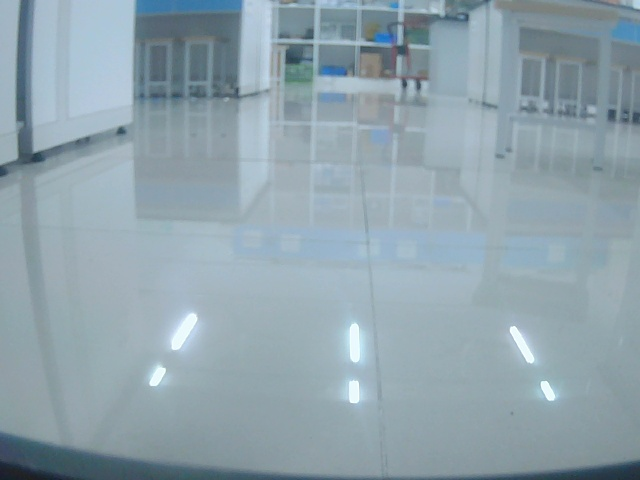
#> input picture main/camera_calibration/captures/camera_reference.jpg, 640 x 480 px, given in place of the camera
$ python bluelab.py
#> lines starting #> are read from the running program, lines starting #| are printed output that depends on the picture; after the words box and inside, x2 and y2 are one past the last pixel; in counts of white or black regions, pixels touching at a corner belong together
# ...existing code...
import cv2
import numpy as np

camera_id = 0
width = 320
height = 240
fps = 120

cap = cv2.VideoCapture(camera_id)
cap.set(cv2.CAP_PROP_FRAME_WIDTH, width)
cap.set(cv2.CAP_PROP_FRAME_HEIGHT, height)
cap.set(cv2.CAP_PROP_FPS, fps)
#cap.set(cv2.CAP_PROP_FOURCC, cv2.VideoWriter_fourcc(*'MJPG'))
cap.set(cv2.CAP_PROP_FOURCC, cv2.VideoWriter_fourcc(*'YUYV'))

if not cap.isOpened():
    print("无法打开摄像头")
    exit()

cv2.namedWindow('Lab Blue Mask')

def nothing(x):
    pass

# a、b分量滑动条初始值
cv2.createTrackbar('a Low', 'Lab Blue Mask', 130, 255, nothing)
cv2.createTrackbar('a High', 'Lab Blue Mask', 255, 255, nothing)
cv2.createTrackbar('b Low', 'Lab Blue Mask', 40, 255, nothing)
cv2.createTrackbar('b High', 'Lab Blue Mask', 100, 255, nothing)

def detect_lab_blue_area(frame, a_low, a_high, b_low, b_high):
    lab = cv2.cvtColor(frame, cv2.COLOR_BGR2Lab)
    lower = np.array([0, a_low, b_low])
    upper = np.array([255, a_high, b_high])
    mask = cv2.inRange(lab, lower, upper)
    # 形态学操作
    kernel = np.ones((3, 3), np.uint8)
    #mask = cv2.erode(mask, kernel, iterations=2)
    #mask = cv2.dilate(mask, kernel, iterations=2)
    # 二值化
    _, binary = cv2.threshold(mask, 127, 255, cv2.THRESH_BINARY)
    return binary

while True:
    ret, frame = cap.read()
#> frame is the input picture: shape (480, 640, 3); mean B, G, R 172.5, 163, 143.8
    if not ret:
        print("无法读取摄像头画面")
        break

    # 只保留下半部分进行处理
    h = frame.shape[0]
#> h = 480
    frame_bottom = frame[h//2 : h, :, :].copy()  # 注意 copy() 防止引用问题
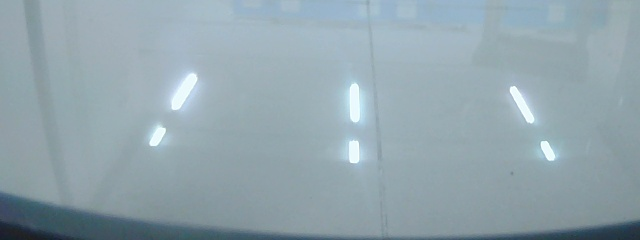
#> frame_bottom: shape (240, 640, 3); mean B, G, R 173.8, 165.3, 146.5

    a_low = cv2.getTrackbarPos('a Low', 'Lab Blue Mask')
    a_high = cv2.getTrackbarPos('a High', 'Lab Blue Mask')
    b_low = cv2.getTrackbarPos('b Low', 'Lab Blue Mask')
    b_high = cv2.getTrackbarPos('b High', 'Lab Blue Mask')

    binary = detect_lab_blue_area(frame_bottom, a_low, a_high, b_low, b_high)
#> in detect_lab_blue_area, `lab = cv2.cvtColor(frame, cv2.COLOR_BGR2Lab)`: lab: shape (240, 640, 3); mean of channels 0, 1, 2 169.8, 123.3, 121.4
#> in detect_lab_blue_area, `mask = cv2.inRange(lab, lower, upper)`: mask: shape (240, 640); every value is 0

    # 查找轮廓，只画最大面积的一个框（坐标基于下半帧）
    contours, _ = cv2.findContours(binary, cv2.RETR_EXTERNAL, cv2.CHAIN_APPROX_SIMPLE)
#> contours = []
    binary_color = cv2.cvtColor(binary, cv2.COLOR_GRAY2BGR)
#> binary_color: shape (240, 640, 3); every value is 0
    max_area = 0
    max_rect = None
    for cnt in contours:
        if cv2.contourArea(cnt) > 5:
            x, y, w, hbox = cv2.boundingRect(cnt)
            area = w * hbox
            if area > max_area:
                max_area = area
                max_rect = (x, y, w, hbox)
#> this loop made 0 passes
#> after the loop, max_area = 0

    if max_rect:
        x, y, w, hbox = max_rect
        cv2.rectangle(binary_color, (x, y), (x + w, y + hbox), (0, 255, 0), 2)

    # 为了便于调试，同时显示原图下半帧与标注
    combined = np.hstack((cv2.resize(frame_bottom, (binary_color.shape[1], binary_color.shape[0])), binary_color))
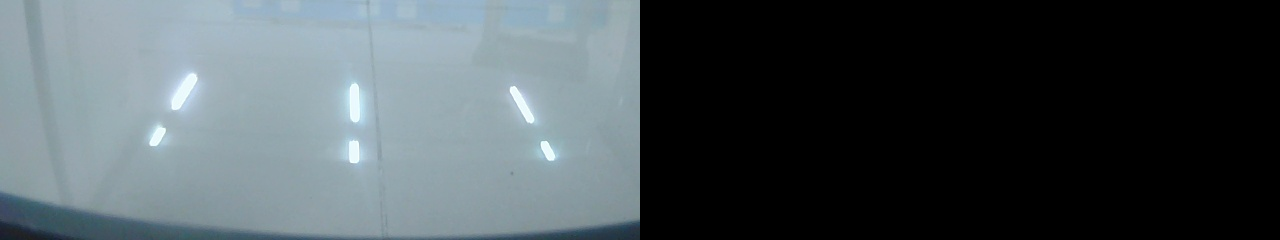
#> combined: shape (240, 1280, 3); mean B, G, R 86.9, 82.7, 73.2
    cv2.imshow('Lab Blue Mask', combined)
    print(f"最大矩形面积: {max_area}      ")
#| 最大矩形面积: 0

    if cv2.waitKey(1) & 0xFF == ord('q'):
#> (key q is pressed here)
        break

cap.release()
cv2.destroyAllWindows()

$ run again, on main/camera_calibration/captures/ground_reference_fixed_xwf_120_170_2026-09-06_640x480.jpg
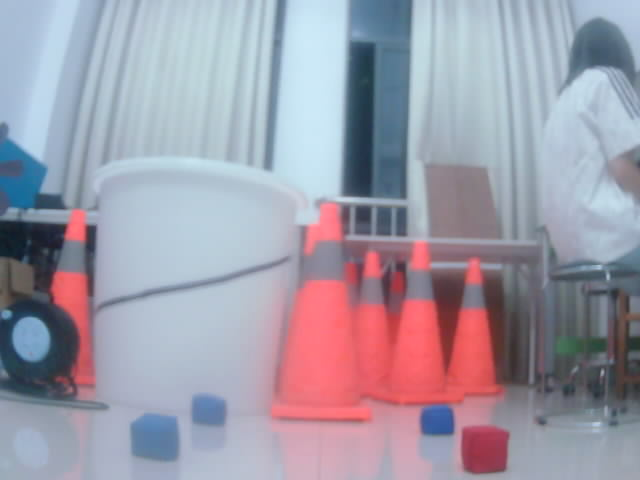
#> input picture main/camera_calibration/captures/ground_reference_fixed_xwf_120_170_2026-09-06_640x480.jpg, 640 x 480 px, given in place of the camera
#> frame is the input picture: shape (480, 640, 3); mean B, G, R 169, 155.1, 159
#> lab: shape (240, 640, 3); mean of channels 0, 1, 2 149.2, 140.5, 126.2
#> in detect_lab_blue_area, `mask = cv2.inRange(lab, lower, upper)`:
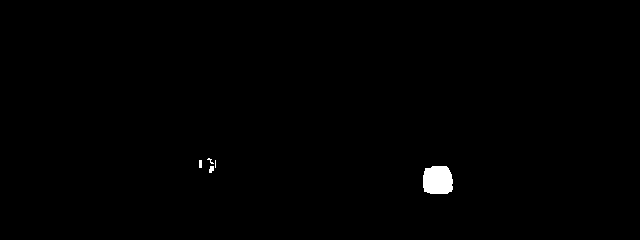
#> mask: shape (240, 640); 0.54% white; 5 white regions (2 under 20 px)
#> contours = 5 contours, 4 with area under 20; largest, box (x1, y1, x2, y2) and area: (423, 166, 453, 194) 702
#> the loop `for cnt in contours:` made 5 passes
#> (x, y, w, hbox, area, max_area) on pass 1: (423, 166, 30, 28, 840, 840)
#> after the loop `for cnt in contours:`: max_area = 840
#> `x, y, w, hbox = max_rect`: x = 423; y = 166; w = 30; hbox = 28
#> `combined = np.hstack((cv2.resize(frame_bottom, (binary_color.shape[1],..`:
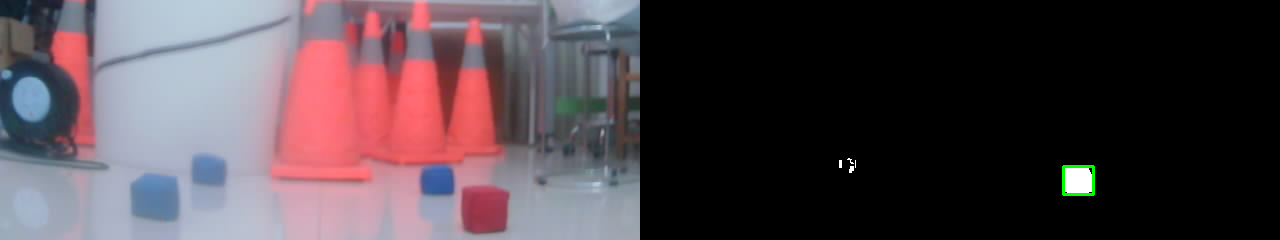
#> combined: shape (240, 1280, 3); mean B, G, R 73.4, 67.1, 79.5
#| 最大矩形面积: 840
